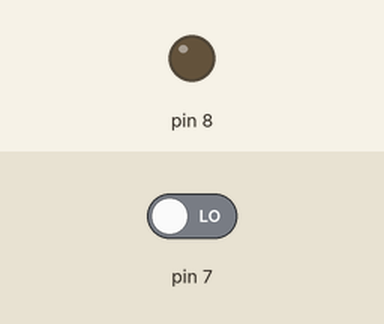
This sketch was run on a simulated Arduino Uno, built with avr-gcc and run on an emulated ATmega328P. Shown: output pins drawn as LEDs (lit = HIGH). The test bench sets the inputs (shaded band); at power-on: pin 7 LOW.

Above: at 1.2 s.
1.3 s: pin 7 driven HIGH
At 1.7 s:
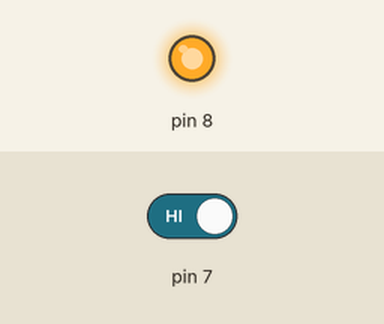
2.8 s: pin 7 driven LOW
At 4.1 s:
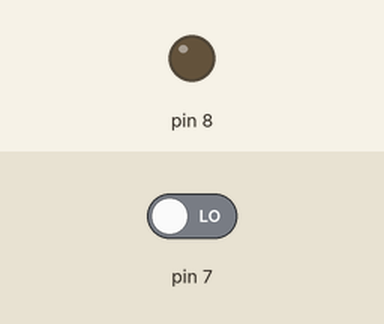
Timing chart, 0 to 5.8 s (numbered marks = the images above; inputs shaded):
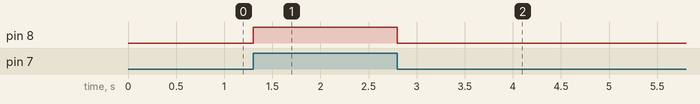

Measured:
- after the input at 1.3 s, pin 8: LOW → HIGH at once
- after the input at 2.8 s, pin 8: HIGH → LOW at once

The sketch:

sketch_prat1funcional.ino
```cpp
void setup() {

  pinMode(7,INPUT);
  pinMode(8,OUTPUT);

}

void loop() {
  if(digitalRead(7)){
    digitalWrite(8,HIGH);
  }else{
    digitalWrite(8,LOW);
  }

}
```
